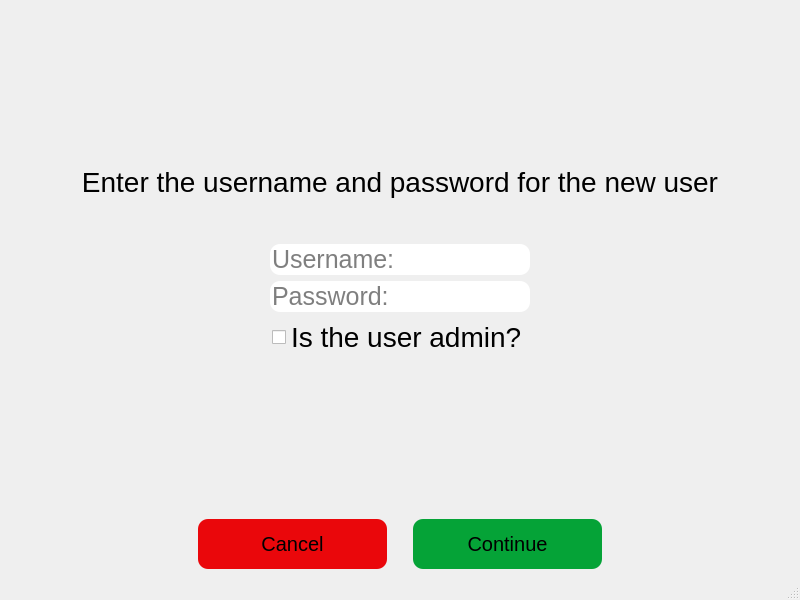
<?xml version="1.0" encoding="UTF-8"?>
<ui version="4.0">
 <class>MainWindow</class>
 <widget class="QMainWindow" name="MainWindow">
  <property name="geometry">
   <rect>
    <x>0</x>
    <y>0</y>
    <width>800</width>
    <height>600</height>
   </rect>
  </property>
  <property name="windowTitle">
   <string>MainWindow</string>
  </property>
  <widget class="QWidget" name="centralwidget">
   <layout class="QVBoxLayout" name="verticalLayout">
    <item>
     <spacer name="verticalSpacer_5">
      <property name="orientation">
       <enum>Qt::Vertical</enum>
      </property>
      <property name="sizeHint" stdset="0">
       <size>
        <width>20</width>
        <height>110</height>
       </size>
      </property>
     </spacer>
    </item>
    <item>
     <layout class="QVBoxLayout" name="verticalLayout_10">
      <item>
       <widget class="QLabel" name="label_6">
        <property name="font">
         <font>
          <pointsize>21</pointsize>
         </font>
        </property>
        <property name="text">
         <string>Enter the username and password for the new user</string>
        </property>
        <property name="alignment">
         <set>Qt::AlignCenter</set>
        </property>
       </widget>
      </item>
      <item>
       <spacer name="verticalSpacer_10">
        <property name="orientation">
         <enum>Qt::Vertical</enum>
        </property>
        <property name="sizeHint" stdset="0">
         <size>
          <width>20</width>
          <height>40</height>
         </size>
        </property>
       </spacer>
      </item>
      <item>
       <layout class="QHBoxLayout" name="horizontalLayout_10">
        <item>
         <spacer name="horizontalSpacer_23">
          <property name="orientation">
           <enum>Qt::Horizontal</enum>
          </property>
          <property name="sizeType">
           <enum>QSizePolicy::MinimumExpanding</enum>
          </property>
          <property name="sizeHint" stdset="0">
           <size>
            <width>20</width>
            <height>20</height>
           </size>
          </property>
         </spacer>
        </item>
        <item>
         <widget class="QLineEdit" name="NewUserUsername">
          <property name="sizePolicy">
           <sizepolicy hsizetype="Expanding" vsizetype="Fixed">
            <horstretch>0</horstretch>
            <verstretch>0</verstretch>
           </sizepolicy>
          </property>
          <property name="maximumSize">
           <size>
            <width>1000</width>
            <height>16777215</height>
           </size>
          </property>
          <property name="font">
           <font>
            <pointsize>19</pointsize>
           </font>
          </property>
          <property name="styleSheet">
           <string notr="true">border-radius: 10px;</string>
          </property>
          <property name="alignment">
           <set>Qt::AlignLeading|Qt::AlignLeft|Qt::AlignVCenter</set>
          </property>
          <property name="placeholderText">
           <string>Username:</string>
          </property>
         </widget>
        </item>
        <item>
         <spacer name="horizontalSpacer_24">
          <property name="orientation">
           <enum>Qt::Horizontal</enum>
          </property>
          <property name="sizeType">
           <enum>QSizePolicy::MinimumExpanding</enum>
          </property>
          <property name="sizeHint" stdset="0">
           <size>
            <width>20</width>
            <height>20</height>
           </size>
          </property>
         </spacer>
        </item>
       </layout>
      </item>
      <item>
       <layout class="QHBoxLayout" name="horizontalLayout_11">
        <item>
         <spacer name="horizontalSpacer_25">
          <property name="orientation">
           <enum>Qt::Horizontal</enum>
          </property>
          <property name="sizeType">
           <enum>QSizePolicy::MinimumExpanding</enum>
          </property>
          <property name="sizeHint" stdset="0">
           <size>
            <width>20</width>
            <height>20</height>
           </size>
          </property>
         </spacer>
        </item>
        <item>
         <widget class="QLineEdit" name="NewUserPassword">
          <property name="sizePolicy">
           <sizepolicy hsizetype="Expanding" vsizetype="Fixed">
            <horstretch>0</horstretch>
            <verstretch>0</verstretch>
           </sizepolicy>
          </property>
          <property name="font">
           <font>
            <pointsize>19</pointsize>
           </font>
          </property>
          <property name="styleSheet">
           <string notr="true">border-radius: 10px;</string>
          </property>
          <property name="echoMode">
           <enum>QLineEdit::Password</enum>
          </property>
          <property name="placeholderText">
           <string>Password:</string>
          </property>
         </widget>
        </item>
        <item>
         <spacer name="horizontalSpacer_26">
          <property name="orientation">
           <enum>Qt::Horizontal</enum>
          </property>
          <property name="sizeType">
           <enum>QSizePolicy::MinimumExpanding</enum>
          </property>
          <property name="sizeHint" stdset="0">
           <size>
            <width>20</width>
            <height>20</height>
           </size>
          </property>
         </spacer>
        </item>
       </layout>
      </item>
      <item>
       <layout class="QHBoxLayout" name="horizontalLayout_12">
        <item>
         <spacer name="horizontalSpacer_27">
          <property name="orientation">
           <enum>Qt::Horizontal</enum>
          </property>
          <property name="sizeType">
           <enum>QSizePolicy::MinimumExpanding</enum>
          </property>
          <property name="sizeHint" stdset="0">
           <size>
            <width>20</width>
            <height>20</height>
           </size>
          </property>
         </spacer>
        </item>
        <item>
         <widget class="QCheckBox" name="NewUserIsAdmin">
          <property name="font">
           <font>
            <pointsize>21</pointsize>
           </font>
          </property>
          <property name="text">
           <string>Is the user admin?</string>
          </property>
         </widget>
        </item>
        <item>
         <spacer name="horizontalSpacer_28">
          <property name="orientation">
           <enum>Qt::Horizontal</enum>
          </property>
          <property name="sizeType">
           <enum>QSizePolicy::MinimumExpanding</enum>
          </property>
          <property name="sizeHint" stdset="0">
           <size>
            <width>20</width>
            <height>20</height>
           </size>
          </property>
         </spacer>
        </item>
       </layout>
      </item>
     </layout>
    </item>
    <item>
     <spacer name="verticalSpacer_4">
      <property name="orientation">
       <enum>Qt::Vertical</enum>
      </property>
      <property name="sizeType">
       <enum>QSizePolicy::MinimumExpanding</enum>
      </property>
      <property name="sizeHint" stdset="0">
       <size>
        <width>20</width>
        <height>110</height>
       </size>
      </property>
     </spacer>
    </item>
    <item>
     <layout class="QHBoxLayout" name="horizontalLayout_4">
      <item>
       <spacer name="horizontalSpacer_20">
        <property name="orientation">
         <enum>Qt::Horizontal</enum>
        </property>
        <property name="sizeHint" stdset="0">
         <size>
          <width>40</width>
          <height>20</height>
         </size>
        </property>
       </spacer>
      </item>
      <item>
       <widget class="QPushButton" name="NewUserCancelbtn">
        <property name="sizePolicy">
         <sizepolicy hsizetype="Expanding" vsizetype="Preferred">
          <horstretch>0</horstretch>
          <verstretch>0</verstretch>
         </sizepolicy>
        </property>
        <property name="maximumSize">
         <size>
          <width>16777215</width>
          <height>50</height>
         </size>
        </property>
        <property name="font">
         <font>
          <pointsize>15</pointsize>
         </font>
        </property>
        <property name="styleSheet">
         <string notr="true">background-color: rgb(234, 7, 11);
border-radius: 10px;</string>
        </property>
        <property name="text">
         <string>Cancel</string>
        </property>
       </widget>
      </item>
      <item>
       <spacer name="horizontalSpacer_21">
        <property name="orientation">
         <enum>Qt::Horizontal</enum>
        </property>
        <property name="sizeType">
         <enum>QSizePolicy::Minimum</enum>
        </property>
        <property name="sizeHint" stdset="0">
         <size>
          <width>20</width>
          <height>20</height>
         </size>
        </property>
       </spacer>
      </item>
      <item>
       <widget class="QPushButton" name="NewUserContinuebtn">
        <property name="sizePolicy">
         <sizepolicy hsizetype="Expanding" vsizetype="Expanding">
          <horstretch>0</horstretch>
          <verstretch>0</verstretch>
         </sizepolicy>
        </property>
        <property name="maximumSize">
         <size>
          <width>16777215</width>
          <height>50</height>
         </size>
        </property>
        <property name="font">
         <font>
          <pointsize>15</pointsize>
         </font>
        </property>
        <property name="styleSheet">
         <string notr="true">background-color: rgb(5, 163, 55);
border-radius: 10px;</string>
        </property>
        <property name="text">
         <string>Continue</string>
        </property>
       </widget>
      </item>
      <item>
       <spacer name="horizontalSpacer_22">
        <property name="orientation">
         <enum>Qt::Horizontal</enum>
        </property>
        <property name="sizeHint" stdset="0">
         <size>
          <width>40</width>
          <height>20</height>
         </size>
        </property>
       </spacer>
      </item>
     </layout>
    </item>
   </layout>
  </widget>
  <widget class="QMenuBar" name="menubar">
   <property name="geometry">
    <rect>
     <x>0</x>
     <y>0</y>
     <width>800</width>
     <height>30</height>
    </rect>
   </property>
  </widget>
  <widget class="QStatusBar" name="statusbar"/>
 </widget>
 <resources/>
 <connections/>
</ui>
